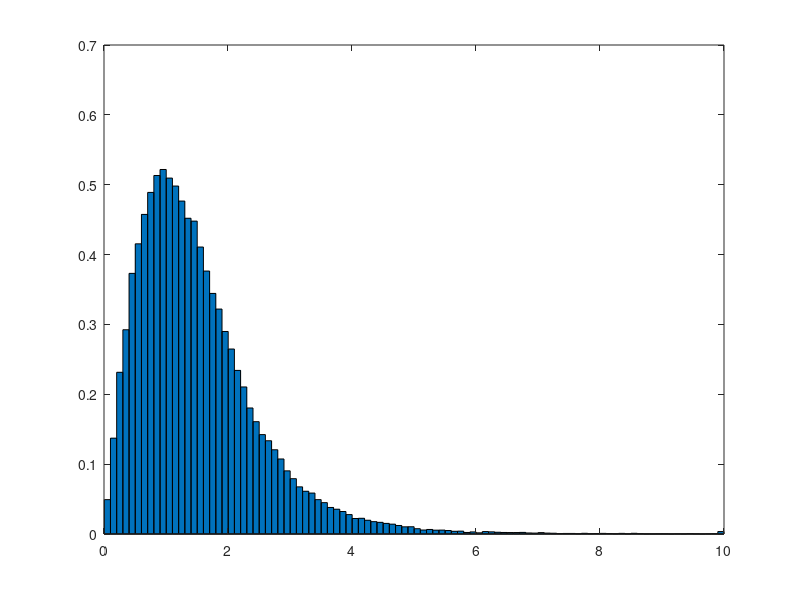

MATLAB code for this plot: (Note: this script raises an error after producing the figure.)
%% EXAMPLE
nu = 5; delta = .01; mx = 10;
% nu: degrees of freedom parameter
% delta: increments in the desired pdf vector
% mx: maximum x-axis value of the desired pdf vector
MC=100000; % number of Monte Carlo Repeats for simulated histograms
BR=100; % number of histogram bars
xxx = trnd(nu,1,MC); yyy = trnd(nu,1,MC);
rrr=sqrt(xxx.^2+yyy.^2); % here is your samples for r
figure; % plotting the data
[n,xout] = hist(min(mx,rrr),BR);
bar(xout,BR/min(mx,max(rrr))*n/sum(n),'BarWidth', 1); %relative frequency is n/sum(n)
qq=rdistpdf(nu,delta,mx); x=delta:delta:mx; % here is the numerically computed pdf for r
hold on; plot(x,qq,'r') % plotting the computed pdf
hold on; plot(x,raylpdf(x),'g') % rayleigh approximation for gaussian
legend('samples','num. distribution','Rayleigh')